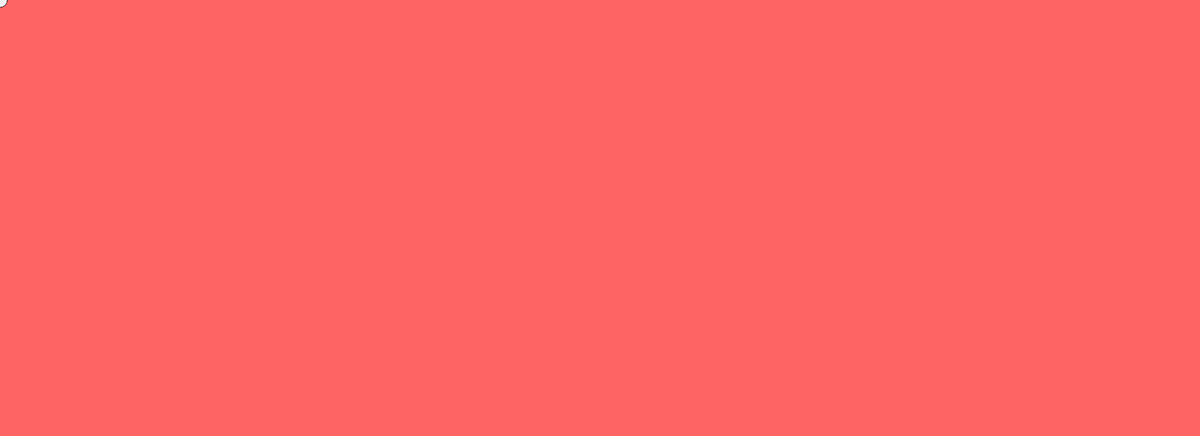
Frame 1 (no input)
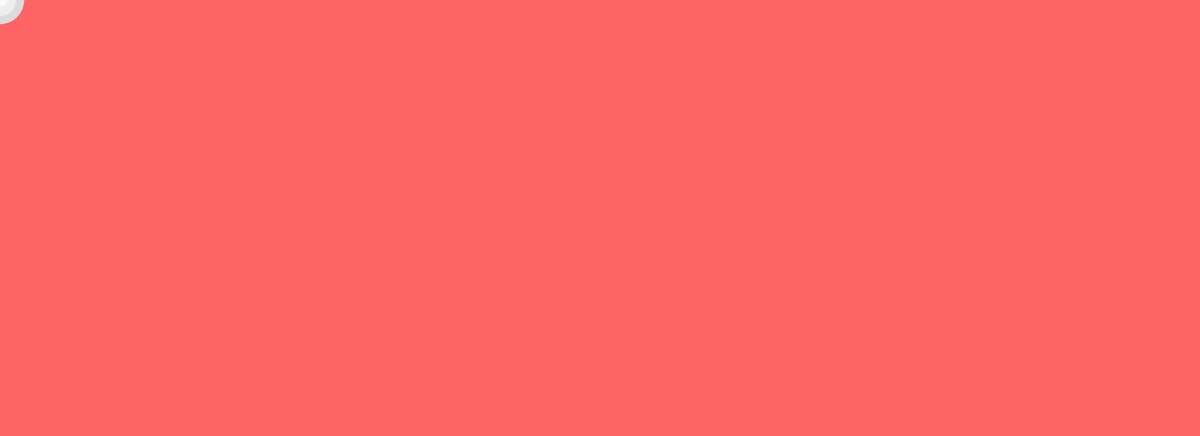
Frame 60 (no input)
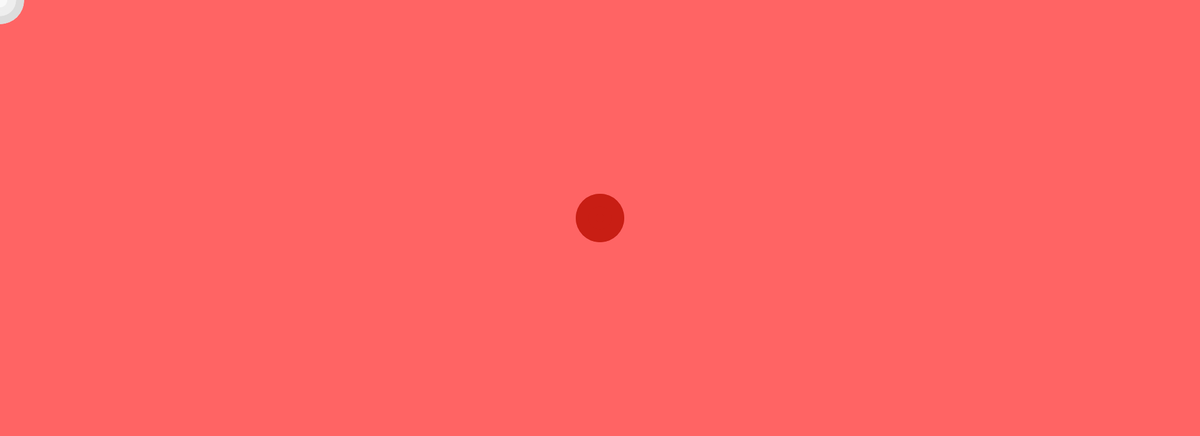
Frame 120 (the mouse pressed at the canvas centre since frame 60)

The p5.js sketch that drew these frames (run headless with seeded random() and noise() and a simulated clock; from frame 60 on, the mouse is pressed at the canvas centre):

// p5.js sketch
// ── sketch.js
function setup() {
  createCanvas(1980, 720);
 background(255, 100, 100);
}

function draw()

 {


  if (mouseIsPressed) {
    fill(200,30,20);
  } else {
    fill(random(255,200,90));
  }
  ellipse(mouseX, mouseY, random(10, 80));
noStroke();

}
